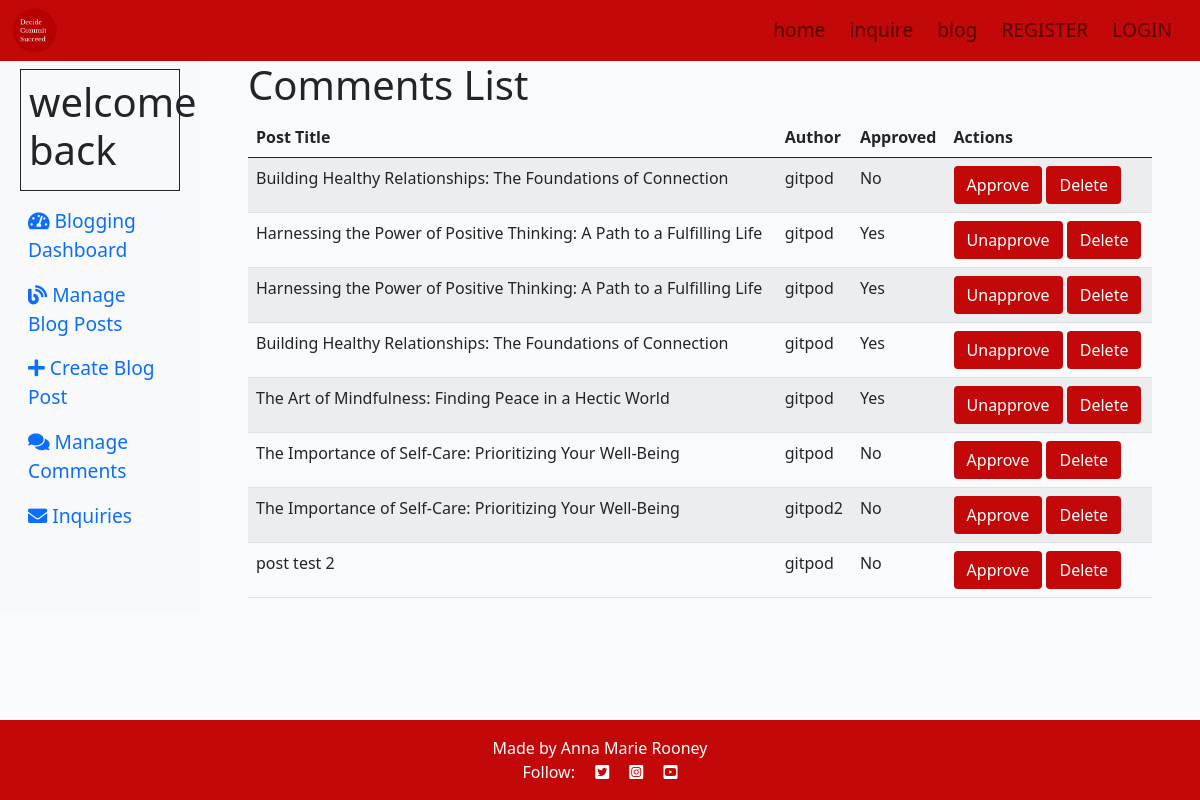
The app's page /blog/user_admin/comments with its own data.
### blog/models.py (models this page shows, shortened)
class Comment(models.Model):
    post = models.ForeignKey(
        Post, on_delete=models.CASCADE, related_name="comments")
    author = models.ForeignKey(
        User, on_delete=models.CASCADE, related_name="commenter")
    body = models.TextField()
    approved = models.BooleanField(default=False)
    created_on = models.DateTimeField(auto_now_add=True)
    class Meta:
        ordering = ["created_on"]

class Post(models.Model):
    title = models.CharField(max_length=200, unique=True)
    slug = models.SlugField(max_length=200, unique=True)
    author = models.ForeignKey(
        User, on_delete=models.CASCADE,
        related_name="blog_posts")
    featured_image = CloudinaryField('image', default='placeholder')
    excerpt = models.TextField(blank=True)
    content = models.TextField()
    created_on = models.DateTimeField(auto_now_add=True)
    updated_on = models.DateTimeField(auto_now=True)
    status = models.IntegerField(choices=STATUS, default=0)
    tags = TaggableManager(blank=True)
    mastimage = models.ImageField(upload_to='media/masthead_images/', blank=True, null=True, default='static/images/whiteboard.png')
    viewcount = models.PositiveIntegerField(default=0)  # View Count Field
    class Meta:
        ordering = ["-created_on"]

### blog/views.py (the view)
# urls.py: path('blog/user_admin/comments', views.comments_admin, name='comments_admin'),
def comments_admin(request):
    unapproved_comments = Comment.objects.filter(approved=False)
    approved_comments = Comment.objects.filter(approved=True)
    comments = Comment.objects.all()
    return render(
        request,
        "blog/commentadmin.html",
        {
            "unapproved_comments": unapproved_comments,
            "approved_comments": approved_comments,
            "comments": comments,
        },)

### blog/templates/blog/commentadmin.html (shortened to what this page needs)
{% extends "blog/blogadmin_base.html" %}
{% load static %}
{% block blog_content %}
<div class="container">
    <h1>Comments List</h1>
    <table class="table table-striped">
        <thead>
            <tr>
                <th>Post Title</th>
                <th>Author</th>
                <th>Approved</th>
                <th>Actions</th>
            </tr>
        </thead>
        <tbody>
            {% for comment in comments %}
            <tr>
              <td>{{ comment.post.title }}</td>
              <td>{{ comment.author.username }}</td>
              <td>{{ comment.approved|yesno:"Yes,No" }}</td>
              <td>
                  <button class="btn btn-approve" comment_id="{{ comment.id }}" comment_approved="{{ comment.approved }}">
                      {% if comment.approved %}
                          Unapprove
                      {% else %}
                          Approve
                      {% endif %}
                  </button>
                  <button class="btn btn-delete" comment-id="{{ comment.id }}">Delete</button>
              </td>
                </tr>
            {% empty %}
                <tr>
                    <td colspan="3">No comments found.</td>
                </tr>
            {% endfor %}
        </tbody>
    </table>
</div>
{% endblock blog_content %}

### static/css/style.css (style rules this page uses)
body { background-color: white; }
.main-bg { background-color: #F9FAFC; }
.btn-delete, .btn-approve, .btn-publish, btn-edit { color: #fff; background: #C20808; }

### records on screen
Comment: post "Building Healthy Relationships: The Foundations of Connection", author.username "gitpod", approved "No", shows "Approve"
Comment: post "Harnessing the Power of Positive Thinking: A Path to a Fulfilling Life", author.username "gitpod", approved "Yes", shows "Unapprove"
Comment: post "Harnessing the Power of Positive Thinking: A Path to a Fulfilling Life", author.username "gitpod", approved "Yes", shows "Unapprove"
Comment: post "Building Healthy Relationships: The Foundations of Connection", author.username "gitpod", approved "Yes", shows "Unapprove"
Comment: post "The Art of Mindfulness: Finding Peace in a Hectic World", author.username "gitpod", approved "Yes", shows "Unapprove"
Comment: post "The Importance of Self-Care: Prioritizing Your Well-Being", author.username "gitpod", approved "No", shows "Approve"
Comment: post "The Importance of Self-Care: Prioritizing Your Well-Being", author.username "gitpod2", approved "No", shows "Approve"
Comment: post "post test 2", author.username "gitpod", approved "No", shows "Approve"
